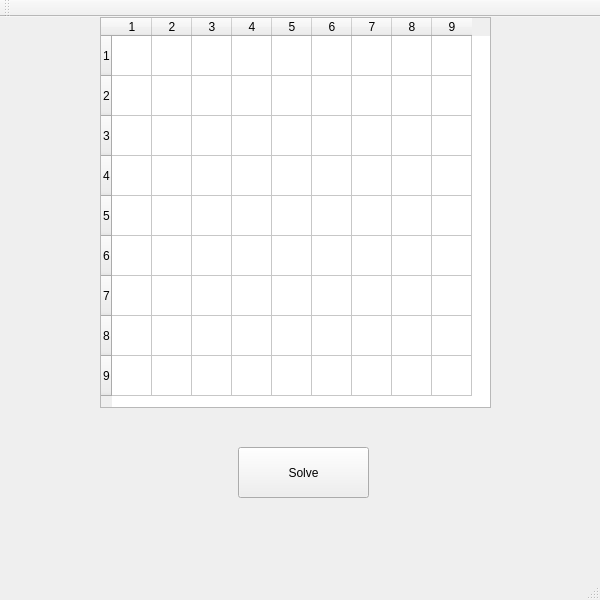
<?xml version="1.0" encoding="UTF-8"?>
<ui version="4.0">
 <class>MainWindow</class>
 <widget class="QMainWindow" name="MainWindow">
  <property name="geometry">
   <rect>
    <x>0</x>
    <y>0</y>
    <width>600</width>
    <height>600</height>
   </rect>
  </property>
  <property name="windowTitle">
   <string>Sudoku</string>
  </property>
  <widget class="QWidget" name="centralWidget">
   <widget class="QTableWidget" name="tableWidget">
    <property name="geometry">
     <rect>
      <x>100</x>
      <y>0</y>
      <width>391</width>
      <height>391</height>
     </rect>
    </property>
    <property name="midLineWidth">
     <number>1</number>
    </property>
    <property name="sizeAdjustPolicy">
     <enum>QAbstractScrollArea::AdjustToContents</enum>
    </property>
    <property name="autoScroll">
     <bool>false</bool>
    </property>
    <property name="rowCount">
     <number>9</number>
    </property>
    <property name="columnCount">
     <number>9</number>
    </property>
    <attribute name="horizontalHeaderDefaultSectionSize">
     <number>40</number>
    </attribute>
    <attribute name="horizontalHeaderMinimumSectionSize">
     <number>40</number>
    </attribute>
    <attribute name="verticalHeaderDefaultSectionSize">
     <number>40</number>
    </attribute>
    <attribute name="verticalHeaderMinimumSectionSize">
     <number>40</number>
    </attribute>
    <row/>
    <row/>
    <row/>
    <row/>
    <row/>
    <row/>
    <row/>
    <row/>
    <row/>
    <column/>
    <column/>
    <column/>
    <column/>
    <column/>
    <column/>
    <column/>
    <column/>
    <column/>
   </widget>
   <widget class="QPushButton" name="solve">
    <property name="geometry">
     <rect>
      <x>238</x>
      <y>430</y>
      <width>131</width>
      <height>51</height>
     </rect>
    </property>
    <property name="text">
     <string>Solve</string>
    </property>
   </widget>
  </widget>
  <widget class="QMenuBar" name="menuBar">
   <property name="geometry">
    <rect>
     <x>0</x>
     <y>0</y>
     <width>600</width>
     <height>22</height>
    </rect>
   </property>
  </widget>
  <widget class="QToolBar" name="mainToolBar">
   <attribute name="toolBarArea">
    <enum>TopToolBarArea</enum>
   </attribute>
   <attribute name="toolBarBreak">
    <bool>false</bool>
   </attribute>
  </widget>
  <widget class="QStatusBar" name="statusBar"/>
 </widget>
 <layoutdefault spacing="6" margin="11"/>
 <resources/>
 <connections/>
</ui>
